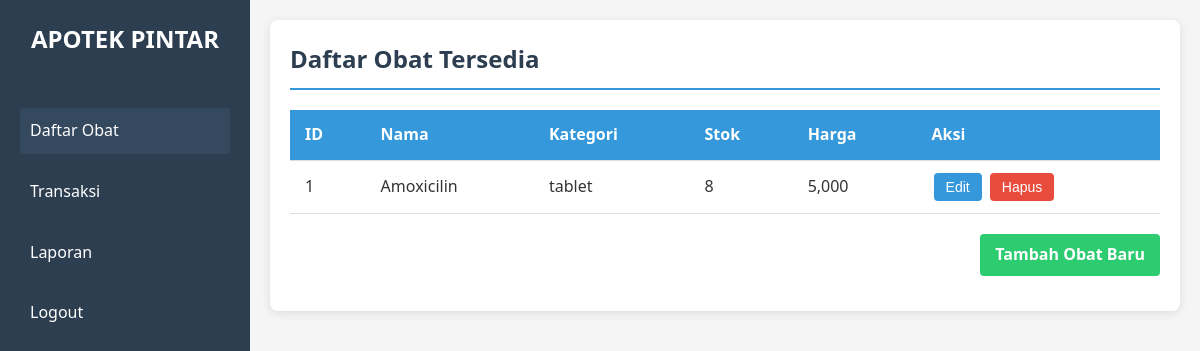
Page /admin/index.php on the earlier database version.
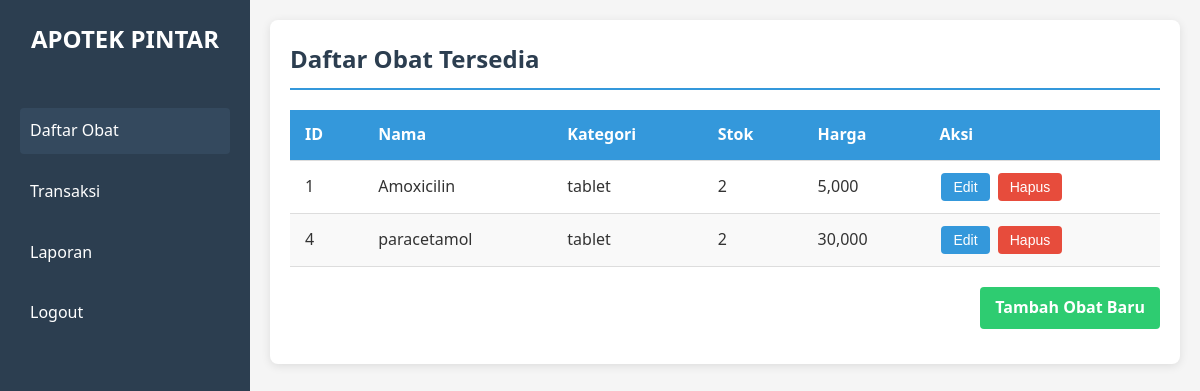
Same page on the later database version.
### tables this page shows
CREATE TABLE `obat` (
  `id_obat` int(11) NOT NULL,
  `nama` varchar(50) NOT NULL,
  `stok` int(11) DEFAULT 0,
  `harga` decimal(10,2) NOT NULL,
  `kategori` varchar(20) NOT NULL
);

### admin/index.php (the view, shortened to what this page needs)
<?php include '../config.php'; ?>
<!DOCTYPE html>
<html lang="id">
<head>
    <link rel="stylesheet" href="styles.css">
</head>
<body>
    <div class="sidebar">
        <div class="logo">
            <h1>APOTEK PINTAR</h1>
        </div>
        <nav>
            <a href="index.php" class="active">Daftar Obat</a>
            <a href="transaksi.php">Transaksi</a>
            <a href="report.php">Laporan</a>
            <a href="../index.html">Logout</a>
        </nav>
    </div>
    <main>
        <section>
            <h2>Daftar Obat Tersedia</h2>
            <table>
                <thead>
                    <tr>
                        <th>ID</th>
                        <th>Nama</th>
                        <th>Kategori</th>
                        <th>Stok</th>
                        <th>Harga</th>
                        <th>Aksi</th>
                    </tr>
                </thead>
                <tbody>
    <?php
    $result = $conn->query("SELECT * FROM obat ORDER BY kategori, nama");
    while ($row = $result->fetch_assoc()) {
        echo "<tr>";
        echo "<td>{$row['id_obat']}</td>";
        echo "<td>{$row['nama']}</td>";
        echo "<td>{$row['kategori']}</td>";
        echo "<td>{$row['stok']}</td>";
        echo "<td>".number_format($row['harga'])."</td>";
        echo "<td>
            <button class='btn-edit' onclick=\"location.href='edit_obat.php?id={$row['id_obat']}'\">Edit</button>
            <button class='btn-delete' onclick=\"if(confirm('Apakah Anda yakin?')) location.href='delete_obat.php?id={$row['id_obat']}'\">Hapus</button>
          </td>";
        echo "</tr>";
    }
    ?>
</tbody>
            </table>
            <div class="tambah-obat">
                <a href="add_obat.php" class="btn">Tambah Obat Baru</a>
            </div>
        </section>
    </main>
</body>
</html>

Differences in the rows shown:
changed obat "Amoxicilin": stok "8" → "2"
added obat: id_obat "4", nama "paracetamol", kategori "tablet", stok "2", harga "30,000"
